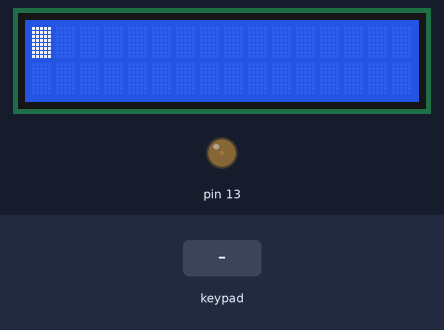
This sketch was run on a simulated Arduino Mega 2560, built with avr-gcc and run on an emulated ATmega2560. On the bench: 16×2 character LCD, output pins drawn as LEDs (lit = HIGH). Inputs (shaded band) come from the test bench. What the sketch prints to the serial monitor is not drawn.

Above: at 1.2 s.
1.3 s: keypad keys 8 4 5 4 4 9 * pressed 0.4 s apart
At 5.1 s:
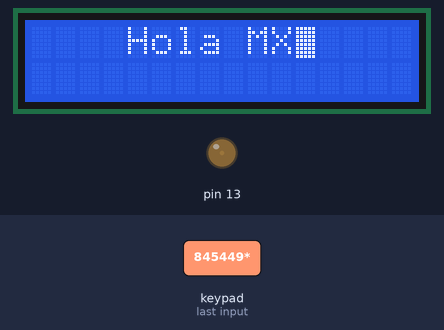
5.6 s: key '1' pressed
At 6.5 s:
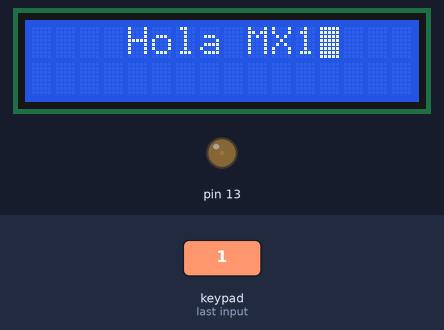
7.1 s: key '2' pressed
At 7.7 s:
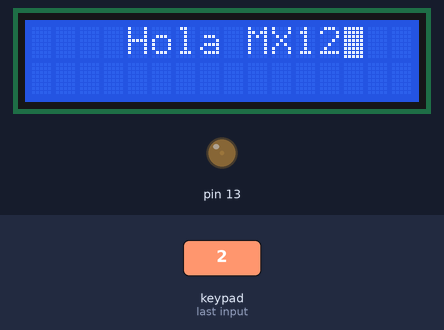
8.6 s: keypad keys 4 7 4 6 4 9 4 8 pressed 0.4 s apart
At 10.5 s:
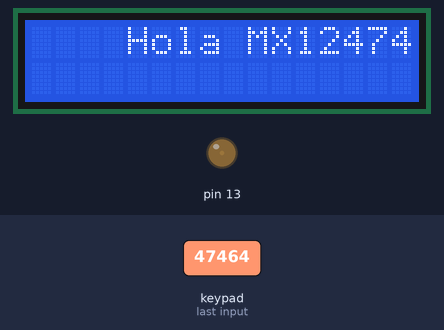
Timing chart, 0 to 12.0 s (numbered marks = the images above; inputs shaded):
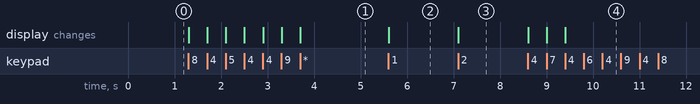

The sketch:

completo.ino
```cpp
// 4 X 4 Keypad interfaced with Arduino

#include <LiquidCrystal.h>
#include <Keypad.h>

//Variable LCD que usaremos para controlar la pantalla
LiquidCrystal lcd(12, 11,10, 2, 3, 4, 5);

const byte ROWS = 4; // Four rows
const byte COLS = 4; // Four columns
// Define the Keymap
char keys[ROWS][COLS] = {
{'1','2','3','A'},
{'4','5','6','B'},
{'7','8','9','C'},
{'*','0','#','D'}
};

//byte rowPins[ROWS] = { 8, 7, 6, 9 };
//byte colPins[COLS] = { 5, 4, 3, 2 };
byte rowPins[ROWS] = { 8, 45, 44, 9 };
byte colPins[COLS] = { 47, 46, 49, 48 };
// Create the Keypad
Keypad keypad = Keypad( makeKeymap(keys), rowPins, colPins, ROWS, COLS );

//Variables para controlar el cursor
int rowCursor=0;
int colCursor=0;

void setup(){
  lcd.begin(16, 2);

  Serial.begin(9600);
  Serial.print("YES");

  pinMode(13, OUTPUT);
  //digitalWrite(13, HIGH);//HIGH
  analogWrite(13,10);
  lcd.cursor();
  lcd.blink();
  lcd.clear();
}


void loop(){
  char key = keypad.getKey();
  if (key != NO_KEY){

    if (key == 'A'){
      lcd.scrollDisplayRight();
    }else if (key == 'B'){
      lcd.scrollDisplayLeft();
    }else if (key == 'C'){
      colCursor++;
      lcd.setCursor(colCursor,rowCursor);
    }else if (key == 'D'){
      colCursor--;
      lcd.setCursor(colCursor,rowCursor);
    }else if (key == '*'){
      lcd.clear();
      lcd.setCursor(4,0);
      lcd.print("Hola MX");
      colCursor=12;
      rowCursor=0;
    }else if (key == '#'){
      rowCursor++;
      colCursor=0;
      if(rowCursor==2){ //se compara con 2 por que es el caso donde
        rowCursor = 0;  // ya se paso de lineas ya que solo tiene 0, 1
      }
      lcd.setCursor(colCursor,rowCursor);
    }else{

      Serial.println(key);
      lcd.print(key);
      colCursor++;
    }
  }
}
```

Measured:
- after the input at 1.3 s, the display: first changes at once (image 1 shows a later state)
- after the input at 5.6 s, the display: changes at once (image 2)
- after the input at 7.1 s, the display: changes at once (image 3)
- after the input at 8.6 s, the display: first changes at once (image 4 shows a later state)
